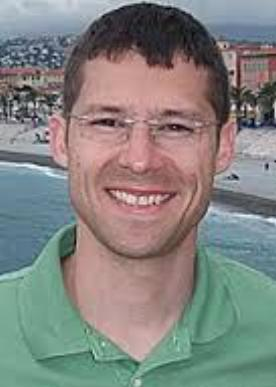
#> input picture ai/Custom_MenOrWomen/add_testdata/men/32_0_0_20170105164554548.jpg, 276 x 387 px; its folder holds only this picture in this run
$ python gazou1.py
#> lines starting #> are read from the running program, lines starting #| are printed output that depends on the picture
import os
import cv2
import glob

FM_list = ["men","women"]
for FM_name in FM_list:

    #フォルダーを作成している
    os.makedirs("./data/resize_val/" + FM_name, exist_ok=True)

    #読み取る画像のフォルダを指定
    in_dir = "./data/images_val/data/validation/" + FM_name + "/*.jpg"
    #出力先のフォルダを指定
    out_dir = "./data/resize_val/" + FM_name

    #./assets_kora/drink/のフォルダの画像のディレクトリをすべて配列に格納している
    img_jpg = glob.glob(in_dir)
    #./assets_kora/drink/のファイルを一覧にする

    #画像の個数分繰り返し作業を行う
    for i in range(len(img_jpg)):
        img =cv2.imread(str(img_jpg[i]))
#> img is the input picture: shape (387, 276, 3); mean B, G, R 127.8, 131.2, 131.1
        #64×64サイズにしてる
        img_rot = cv2.resize(img,(64,64))
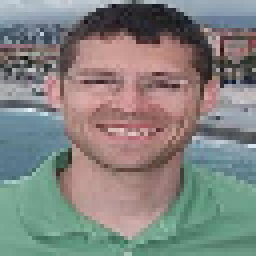
#> img_rot: shape (64, 64, 3) (shown 4 times larger); mean B, G, R 127.6, 131, 130.8
        #パスを結合している
        fileName = os.path.join(out_dir, str(i) + "_" + str(i) + ".jpg")
        #画像を出力
        cv2.imwrite(str(fileName),img_rot)
